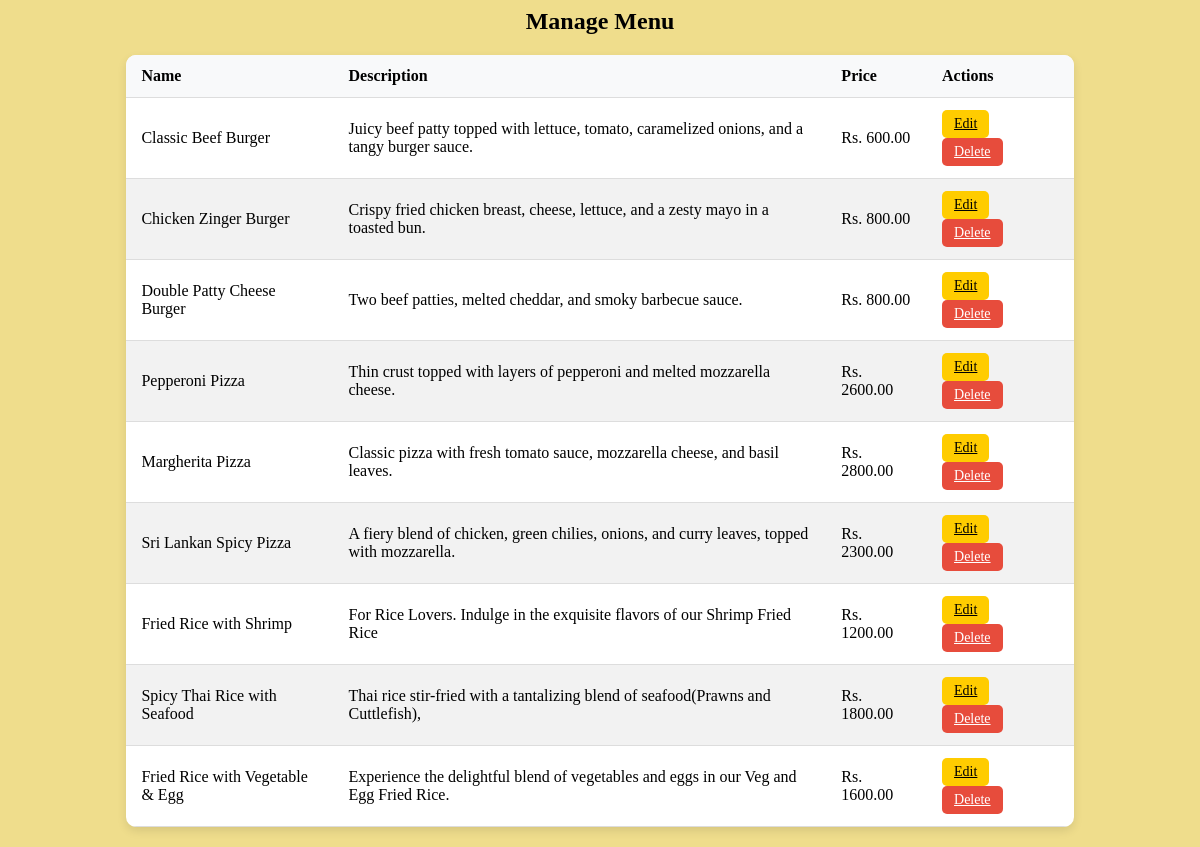
Screenshot of /manage_menu/ with the database file from the repository.
### webstore/models.py (models this page shows, shortened)
class Menu(models.Model):
    name = models.CharField(max_length=50)
    description = models.CharField(max_length=400)
    price = models.FloatField()
    img_url = models.ImageField(upload_to='static/')

### webstore/views.py (the view)
# urls.py: path('manage_menu/', views.manage_menu, name='manage_menu'),
def manage_menu(request):
    items = Menu.objects.all()
    return render(request, 'manage_menu.html', {'items': items})

### webstore/templates/manage_menu.html (shortened to what this page needs)
<h2 class="center">Manage Menu</h2>
<table class="table">
    <thead>
        <tr>
            <th>Name</th>
            <th>Description</th>
            <th>Price</th>
            <th>Actions</th>
        </tr>
    </thead>
    <tbody>
        {% for item in items %}
        <tr>
            <td>{{ item.name }}</td>
            <td>{{ item.description }}</td>
            <td>Rs. {{ item.price|floatformat:2 }}</td>
            <td class="d-flex">
                <a href="{% url 'edit_menu' item.id %}" class="btn btn-warning btn-sm me-2">Edit</a>
                <a href="{% url 'delete_menu' item.id %}" class="btn btn-danger btn-sm">Delete</a>
            </td>
        </tr>
        {% endfor %}
    </tbody>
</table>

### webstore/templates/manage_menu.html (style rules this page uses)
.center { text-align: center; }
.table { width: 80%; margin: 20px auto; border-collapse: collapse; background: #fff; border-radius: 10px; overflow: hidden; box-shadow: 0 4px 10px rgba(0, 0, 0, 0.1); }
.table th, .table td { padding: 12px 15px; text-align: left; border-bottom: 1px solid #ddd; }
.table thead { background: #f8f9fa; font-weight: bold; }
.table tbody tr:nth-child(even) { background: #f2f2f2; }
.btn-sm { padding: 6px 12px; font-size: 14px; border-radius: 5px; }
.btn-warning { background: #ffcc00; color: #000; border: none; }
.btn-danger { background: #e74c3c; color: #fff; border: none; }
.table td a { display: inline-block; margin-right: 10px; }

### rows the page displays
Menu: name "Classic Beef Burger", description "Juicy beef patty topped with lettuce, tomato, caramelized onions, and a tangy burger sauce.", price "600.00"
Menu: name "Chicken Zinger Burger", description "Crispy fried chicken breast, cheese, lettuce, and a zesty mayo in a toasted bun.", price "800.00"
Menu: name "Double Patty Cheese Burger", description "Two beef patties, melted cheddar, and smoky barbecue sauce.", price "800.00"
Menu: name "Pepperoni Pizza", description "Thin crust topped with layers of pepperoni and melted mozzarella cheese.", price "2600.00"
Menu: name "Margherita Pizza", description "Classic pizza with fresh tomato sauce, mozzarella cheese, and basil leaves.", price "2800.00"
Menu: name "Sri Lankan Spicy Pizza", description "A fiery blend of chicken, green chilies, onions, and curry leaves, topped with mozzarella.", price "2300.00"
Menu: name "Fried Rice with Shrimp", description "For Rice Lovers. Indulge in the exquisite flavors of our Shrimp Fried Rice", price "1200.00"
Menu: name "Spicy Thai Rice with Seafood", description "Thai rice stir-fried with a tantalizing blend of seafood(Prawns and Cuttlefish),", price "1800.00"
Menu: name "Fried Rice with Vegetable & Egg", description "Experience the delightful blend of vegetables and eggs in our Veg and Egg Fried Rice.", price "1600.00"
